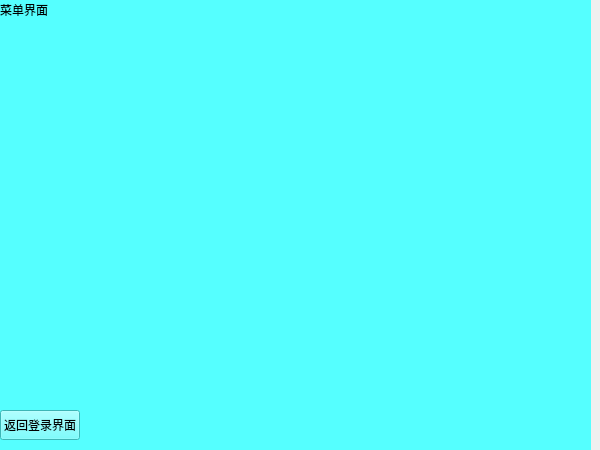
<?xml version="1.0" encoding="UTF-8"?>
<ui version="4.0">
 <class>MainWindow</class>
 <widget class="QMainWindow" name="MainWindow">
  <property name="geometry">
   <rect>
    <x>0</x>
    <y>0</y>
    <width>600</width>
    <height>450</height>
   </rect>
  </property>
  <property name="windowTitle">
   <string>MainWindow</string>
  </property>
  <widget class="QWidget" name="centralwidget">
   <widget class="QWidget" name="widget" native="true">
    <property name="geometry">
     <rect>
      <x>-10</x>
      <y>0</y>
      <width>601</width>
      <height>461</height>
     </rect>
    </property>
    <property name="styleSheet">
     <string notr="true">background-color: rgb(85, 255, 255);</string>
    </property>
    <widget class="QPushButton" name="pushButton">
     <property name="geometry">
      <rect>
       <x>10</x>
       <y>410</y>
       <width>80</width>
       <height>30</height>
      </rect>
     </property>
     <property name="text">
      <string>返回登录界面</string>
     </property>
    </widget>
    <widget class="QLabel" name="label">
     <property name="geometry">
      <rect>
       <x>10</x>
       <y>0</y>
       <width>54</width>
       <height>20</height>
      </rect>
     </property>
     <property name="text">
      <string>菜单界面</string>
     </property>
    </widget>
   </widget>
  </widget>
 </widget>
 <resources/>
 <connections/>
</ui>
